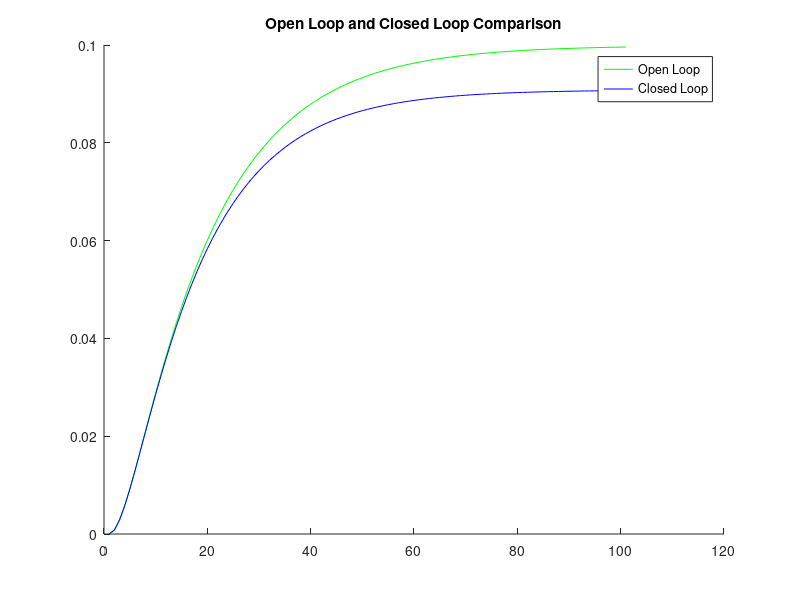

MATLAB code to generate this figure:
clc; clear; 
J = 0.01; % J is derived from Newton's 2nd Law equation, moment of interia
b = 0.1;% b is derived from Newton's 2nd Law equation, motor friction
K = 0.01;% J is derived from Newton's 2nd Law equation, electromotive force constant
%link is:
%%https://ctms.engin.umich.edu/CTMS/index.php?example=MotorSpeed&section=SystemModeling#:~:text=From%20the%20figure%20above%2C%20we%20can%20derive%20the%20following%20governing%20equations%20based%20on%20Newton%27s%202nd%20law%20and%20Kirchhoff%27s%20voltage%20law.

R = 1; %derived from Kirchoff (Resistor)
L = 0.5;%derived from Kirchoff (inductor)

s = tf('s')%transfer function
P_motor = K/((J*s+b)*(L*s+R)+K^2)
x = step(P_motor); 
hold on
plot(x,'green')

%x2 = P_motor/(1+P_motor)   % Equation Implementation of Feedback loop
x2 = feedback(P_motor,1)
x2 = step(x2);
plot(x2,'blue')

legend('Open Loop', 'Closed Loop')
title('Open Loop and Closed Loop Comparison')

